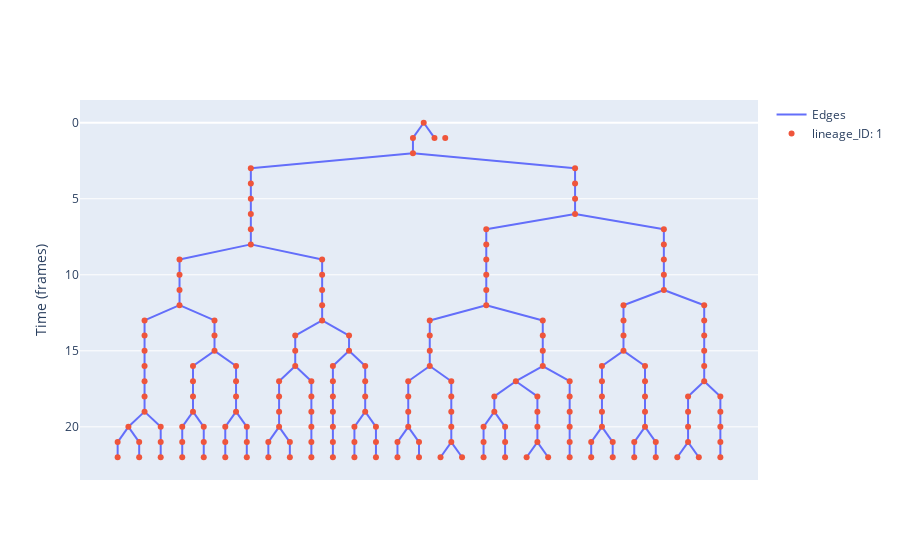

The notebook cell saved with this chart:
### Markdown cell above
In the example above, lineage 4 only had one cell, of ID 0. When linking the cell 0, it was removed for lineage 4 and transferred to the source lineage, lineage 1. Lineage 4 is now empty and could be deleted.

We can visualize the modifications done on lineage 1 by plotting it:

### Code cell
lin1.plot()

### Figure 1 — Plotly figure (JSON) as saved in the notebook; plotly's stock layout.template omitted (floating-point values rounded to 4 significant figures; data arrays with more than 128 entries replaced by an {"elided": "..."} marker saying what was removed)
{"data": [{"mode": "lines", "name": "Edges", "text": [], "type": "scatter", "x": {"elided": "570 float values"}, "y": {"elided": "570 int values"}}, {"hoverinfo": "text", "hovertemplate": "%{text}", "mode": "markers", "name": "lineage_ID: 1", "text": {"elided": "192 str values"}, "type": "scatter", "x": {"elided": "192 float values"}, "y": {"elided": "192 int values"}}], "layout": {"hovermode": "closest", "showlegend": true, "title": {}, "xaxis": {"showgrid": false, "showticklabels": false, "zeroline": false}, "yaxis": {"autorange": "reversed", "showgrid": true, "title": {"text": "Time (frames)"}, "zeroline": true}}}
